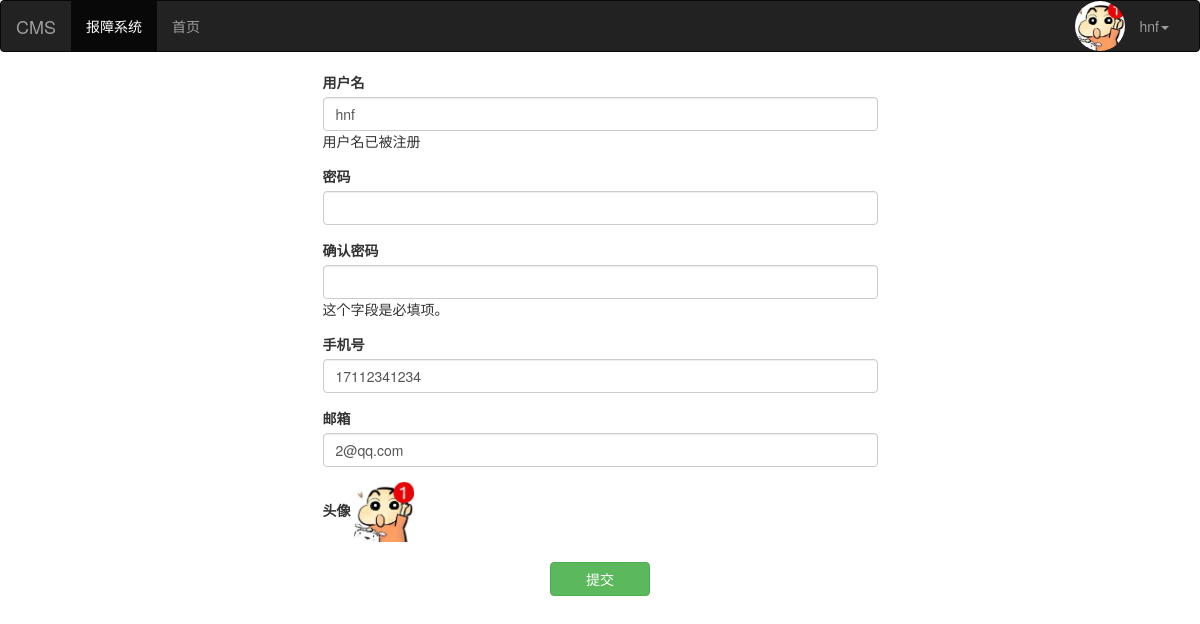
Screenshot of /edit_info/ (signed in) with the database file from the repository.
### fault_reporting/models.py (models this page shows)
class UserInfo(AbstractUser):
    phone=models.CharField(max_length=11)
    avatar=models.FileField(upload_to="avatars/",default="avatars/default.png")

### fault_reporting/views.py (the view, shortened to what this page needs)
# urls.py: url(r'^edit_info/$', views.edit_register),
def edit_register(request):
    user_obj = models.UserInfo.objects.filter(username=request.user).first()
    from django.forms import model_to_dict
    user_dict = model_to_dict(user_obj)
    form_obj = forms.RegisterForm(user_dict)
    return render(request, "edit_register.html", locals())

### fault_reporting/forms.py (called while the page is built)
def check_email(value):  # 1@1.com
    ret = re.match(r'^[a-zA-Z0-9_.-]+@[a-zA-Z0-9-]+(\.[a-zA-Z0-9-]+)*\.[a-zA-Z0-9]{2,6}$', value)
    if not ret:
        raise ValidationError("邮箱格式不正确")
    else:
        return value

    def clean_username(self):
        username = self.cleaned_data.get("username") #获取用户名
        is_exist = models.UserInfo.objects.filter(username=username)
        if is_exist:
            raise ValidationError("用户名已被注册")
        else:
            return username

    def clean(self):
        pwd = self.cleaned_data.get("password")
        re_pwd = self.cleaned_data.get("re_password")
        if re_pwd != pwd:
            self.add_error("re_password", "两次密码不一致")
            raise ValidationError("两次密码不一致")
        else:
            return self.cleaned_data

### templates/edit_register.html (shortened to what this page needs)
{% extends "monther/monther.html" %}
{% block page-css %}
    <link rel="stylesheet" href="/static/plugins/bootstrap-3.3.7/css/bootstrap.min.css">
{% endblock %}
{% block page-main %}
    <div class="container">
    <div class="row">
        <div class="col-md-6 col-md-offset-3">
            <form class="register-form">
                {% for field in form_obj %}
                <div class="form-group">
                        <label for="{{ field.id_for_label }}">{{ field.label }}</label>
                         {{ field}}
                         <p>{{ field.errors.0 }}</p>
                </div>
                {% endfor %}
                <div class="form-group">
                    <label for="id_avatar">头像
                        <img src="/media/{{ user_obj.avatar }}" id="avatar-img" style="width: 60px">
                    </label>
                </div>
                <div style="text-align: center">
                     <button style="width: 100px" type="button" class="btn btn-success" id="submit-btn">提交</button>
                </div>
            </form>
        </div>
    </div>
</div>
{% endblock %}

### templates/nav.html (shortened to what this page needs)
<nav class="navbar navbar-inverse">
    <div class="container-fluid">
        <div class="navbar-header">
            <a class="navbar-brand" href="#">CMS</a>
        </div>
        <div class="collapse navbar-collapse" id="bs-example-navbar-collapse-1">
            <ul class="nav navbar-nav">
                <li class="active"><a href="#">报障系统</a></li>
                <li><a href="/index/">首页</a></li>
            </ul>
            <ul class="nav navbar-nav navbar-right">
                {% if request.user.username %}
                    <li><img style="height: 50px;width: 50px;border-radius: 50%" src="/media/{{ request.user.avatar }}">
                    </li>
                    <li class="dropdown">
                        <a href="#" class="dropdown-toggle" data-toggle="dropdown" role="button" aria-haspopup="true"
                           aria-expanded="false">{{ request.user.username }}<span class="caret"></span></a>
                    </li>
                {% else %}
                    <li><a href="/login/">登录</a></li>
                    <li><a href="/register/">注册</a></li>
                {% endif %}
            </ul>
        </div>
    </div>
</nav>

### rows the page displays
UserInfo: user.avatar (picture), user.username "hnf", form_obj "hnf" "17112341234" "2@qq.com", avatar (picture)

### other values shown
{{ field.label }} "用户名" "密码" "确认密码" "手机号" "邮箱"
{{ field.errors.0 }} "用户名已被注册" "这个字段是必填项。"
